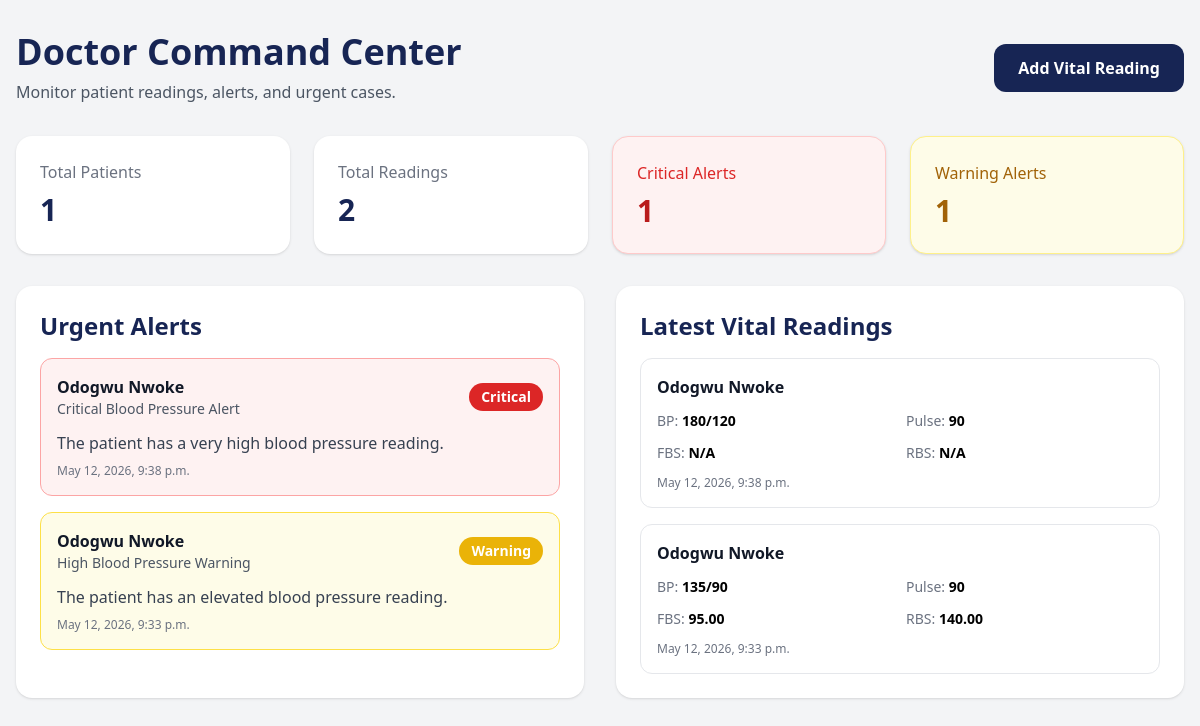
Screenshot of /doctor/dashboard/ (signed in) with the database file from the repository.
### monitoring/models.py (models this page shows, shortened)
class Alert(models.Model):
    SEVERITY_CHOICES = [
        ('normal', 'Normal'),
        ('warning', 'Warning'),
        ('critical', 'Critical'),
    ]
    STATUS_CHOICES = [
        ('unreviewed', 'Unreviewed'),
        ('reviewed', 'Reviewed'),
    ]
    patient = models.ForeignKey(
        Patient,
        on_delete=models.CASCADE,
        related_name='alerts'
    )
    reading = models.ForeignKey(
        VitalReading,
        on_delete=models.CASCADE,
        related_name='alerts'
    )
    title = models.CharField(max_length=150)
    message = models.TextField()
    severity = models.CharField(max_length=20, choices=SEVERITY_CHOICES)
    status = models.CharField(
        max_length=20,
        choices=STATUS_CHOICES,
        default='unreviewed'
    )
    reviewed_by = models.ForeignKey(
        User,
        on_delete=models.SET_NULL,
        null=True,
        blank=True
    )
    created_at = models.DateTimeField(auto_now_add=True)
    reviewed_at = models.DateTimeField(null=True, blank=True)

class Patient(models.Model):
    GENDER_CHOICES = [
        ('male', 'Male'),
        ('female', 'Female'),
    ]
    CARE_TYPE_CHOICES = [
        ('in_patient', 'In-patient Care'),
        ('outpatient', 'Outpatient Clinic'),
        ('home_care', 'Home Care'),
    ]
    full_name = models.CharField(max_length=150)
    date_of_birth = models.DateField(null=True, blank=True)
    gender = models.CharField(max_length=10, choices=GENDER_CHOICES)
    phone_number = models.CharField(max_length=20, blank=True)
    address = models.TextField(blank=True)
    emergency_contact_name = models.CharField(max_length=150, blank=True)
    emergency_contact_phone = models.CharField(max_length=20, blank=True)
    assigned_doctor = models.ForeignKey(
        User,
        on_delete=models.SET_NULL,
        null=True,
        blank=True,
        related_name='doctor_patients'
    )
    assigned_caregiver = models.ForeignKey(
        User,
        on_delete=models.SET_NULL,
        null=True,
        blank=True,
        related_name='caregiver_patients'
    )
    known_conditions = models.TextField(blank=True)
    current_medications = models.TextField(blank=True)
    care_type = models.CharField(
        max_length=20,
        choices=CARE_TYPE_CHOICES,
        default='home_care'
    )
    created_at = models.DateTimeField(auto_now_add=True)

class VitalReading(models.Model):
    patient = models.ForeignKey(
        Patient,
        on_delete=models.CASCADE,
        related_name='vital_readings'
    )
    fasting_blood_sugar = models.DecimalField(
        max_digits=6,
        decimal_places=2,
        null=True,
        blank=True,
        validators=[MinValueValidator(0), MaxValueValidator(1000)]
    )
    random_blood_sugar = models.DecimalField(
        max_digits=6,
        decimal_places=2,
        null=True,
        blank=True,
        validators=[MinValueValidator(0), MaxValueValidator(1000)]
    )
    systolic_bp = models.PositiveIntegerField(
        validators=[MinValueValidator(50), MaxValueValidator(300)]
    )
    diastolic_bp = models.PositiveIntegerField(
        validators=[MinValueValidator(30), MaxValueValidator(200)]
    )
    pulse_rate = models.PositiveIntegerField(
        validators=[MinValueValidator(30), MaxValueValidator(250)]
    )
    symptoms = models.TextField(blank=True)
    notes = models.TextField(blank=True)
    report_file = models.FileField(upload_to='reports/', null=True, blank=True)
    created_at = models.DateTimeField(auto_now_add=True)

### monitoring/views.py (the view)
# urls.py: path('doctor/dashboard/', views.doctor_dashboard, name='doctor_dashboard'),
@login_required
def doctor_dashboard(request):
    total_patients = Patient.objects.count()
    total_readings = VitalReading.objects.count()
    critical_alerts_count = Alert.objects.filter(
        severity='critical',
        status='unreviewed'
    ).count()
    warning_alerts_count = Alert.objects.filter(
        severity='warning',
        status='unreviewed'
    ).count()
    latest_readings = VitalReading.objects.select_related('patient').order_by('-created_at')[:5]
    urgent_alerts = Alert.objects.select_related(
        'patient',
        'reading'
    ).filter(
        status='unreviewed'
    ).order_by('-created_at')[:10]
    return render(request, 'monitoring/doctor_dashboard.html', {
        'total_patients': total_patients,
        'total_readings': total_readings,
        'critical_alerts_count': critical_alerts_count,
        'warning_alerts_count': warning_alerts_count,
        'latest_readings': latest_readings,
        'urgent_alerts': urgent_alerts,
    })

### monitoring/templates/monitoring/doctor_dashboard.html (shortened to what this page needs)
<!DOCTYPE html>
<html lang="en">
<head>
    <script src="https://cdn.tailwindcss.com"></script>
</head>
<body class="bg-gray-100 min-h-screen">
    <div class="max-w-7xl mx-auto px-4 py-8">
        <div class="mb-8 flex flex-col md:flex-row md:items-center md:justify-between gap-4">
            <div>
                <h1 class="text-4xl font-bold text-blue-950">
                    Doctor Command Center
                </h1>
                <p class="text-gray-600 mt-2">
                    Monitor patient readings, alerts, and urgent cases.
                </p>
            </div>
            <a href="{% url 'add_vital_reading' %}"
               class="bg-blue-950 text-white px-6 py-3 rounded-xl font-semibold hover:bg-blue-900 transition">
                Add Vital Reading
            </a>
        </div>
        <div class="grid grid-cols-1 md:grid-cols-4 gap-6 mb-8">
            <div class="bg-white rounded-2xl shadow p-6">
                <p class="text-gray-500">Total Patients</p>
                <h2 class="text-3xl font-bold text-blue-950 mt-2">
                    {{ total_patients }}
                </h2>
            </div>
            <div class="bg-white rounded-2xl shadow p-6">
                <p class="text-gray-500">Total Readings</p>
                <h2 class="text-3xl font-bold text-blue-950 mt-2">
                    {{ total_readings }}
                </h2>
            </div>
            <div class="bg-red-50 border border-red-200 rounded-2xl shadow p-6">
                <p class="text-red-600">Critical Alerts</p>
                <h2 class="text-3xl font-bold text-red-700 mt-2">
                    {{ critical_alerts_count }}
                </h2>
            </div>
            <div class="bg-yellow-50 border border-yellow-200 rounded-2xl shadow p-6">
                <p class="text-yellow-700">Warning Alerts</p>
                <h2 class="text-3xl font-bold text-yellow-700 mt-2">
                    {{ warning_alerts_count }}
                </h2>
            </div>
        </div>
        <div class="grid grid-cols-1 lg:grid-cols-2 gap-8">
            <div class="bg-white rounded-2xl shadow p-6">
                <h2 class="text-2xl font-bold text-blue-950 mb-4">
                    Urgent Alerts
                </h2>
                {% if urgent_alerts %}
                    <div class="space-y-4">
                        {% for alert in urgent_alerts %}
                            <div class="border rounded-xl p-4
                                {% if alert.severity == 'critical' %}
                                    border-red-300 bg-red-50
                                {% else %}
                                    border-yellow-300 bg-yellow-50
                                {% endif %}
                            ">
                                <div class="flex items-center justify-between gap-4">
                                    <div>
                                        <h3 class="font-bold text-gray-900">
                                            {{ alert.patient.full_name }}
                                        </h3>
                                        <p class="text-sm text-gray-600">
                                            {{ alert.title }}
                                        </p>
                                    </div>
                                    <span class="text-sm font-semibold px-3 py-1 rounded-full
                                        {% if alert.severity == 'critical' %}
                                            bg-red-600 text-white
                                        {% else %}
                                            bg-yellow-500 text-white
                                        {% endif %}
                                    ">
                                        {{ alert.severity|title }}
                                    </span>
                                </div>
                                <p class="text-gray-700 mt-3">
                                    {{ alert.message }}
                                </p>
                                <p class="text-xs text-gray-500 mt-2">
                                    {{ alert.created_at }}
                                </p>
                            </div>
                        {% endfor %}
                    </div>
                {% else %}
                    <p class="text-gray-500">
                        No urgent alert yet.
                    </p>
                {% endif %}
            </div>
            <div class="bg-white rounded-2xl shadow p-6">
                <h2 class="text-2xl font-bold text-blue-950 mb-4">
                    Latest Vital Readings
                </h2>
                {% if latest_readings %}
                    <div class="space-y-4">
                        {% for reading in latest_readings %}
                            <div class="border border-gray-200 rounded-xl p-4">
                                <h3 class="font-bold text-gray-900">
                                    {{ reading.patient.full_name }}
                                </h3>
                                <div class="grid grid-cols-2 gap-3 mt-3 text-sm">
                                    <p>
                                        <span class="text-gray-500">BP:</span>
                                        <strong>{{ reading.systolic_bp }}/{{ reading.diastolic_bp }}</strong>
                                    </p>
                                    <p>
                                        <span class="text-gray-500">Pulse:</span>
                                        <strong>{{ reading.pulse_rate }}</strong>
                                    </p>
                                    <p>
                                        <span class="text-gray-500">FBS:</span>
                                        <strong>{{ reading.fasting_blood_sugar|default:"N/A" }}</strong>
                                    </p>
                                    <p>
                                        <span class="text-gray-500">RBS:</span>
                                        <strong>{{ reading.random_blood_sugar|default:"N/A" }}</strong>
                                    </p>
                                </div>
                                <p class="text-xs text-gray-500 mt-3">
                                    {{ reading.created_at }}
                                </p>
                            </div>
                        {% endfor %}
                    </div>
                {% else %}
                    <p class="text-gray-500">
                        No vital reading has been added yet.
                    </p>
                {% endif %}
            </div>
        </div>
    </div>
</body>
</html>

### rows the page displays
Alert: patient.full_name "Odogwu Nwoke", title "Critical Blood Pressure Alert", severity "Critical", message "The patient has a very high blood pressure reading.", created_at "May 12, 2026, 9:38 p.m."
Alert: patient.full_name "Odogwu Nwoke", title "High Blood Pressure Warning", severity "Warning", message "The patient has an elevated blood pressure reading.", created_at "May 12, 2026, 9:33 p.m."
VitalReading: patient.full_name "Odogwu Nwoke", systolic_bp "180", diastolic_bp "120", pulse_rate "90", fasting_blood_sugar "N/A", random_blood_sugar "N/A", created_at "May 12, 2026, 9:38 p.m."
VitalReading: patient.full_name "Odogwu Nwoke", systolic_bp "135", diastolic_bp "90", pulse_rate "90", fasting_blood_sugar "95.00", random_blood_sugar "140.00", created_at "May 12, 2026, 9:33 p.m."

### other values shown
{{ total_patients }} "1"
{{ total_readings }} "2"
{{ critical_alerts_count }} "1"
{{ warning_alerts_count }} "1"
